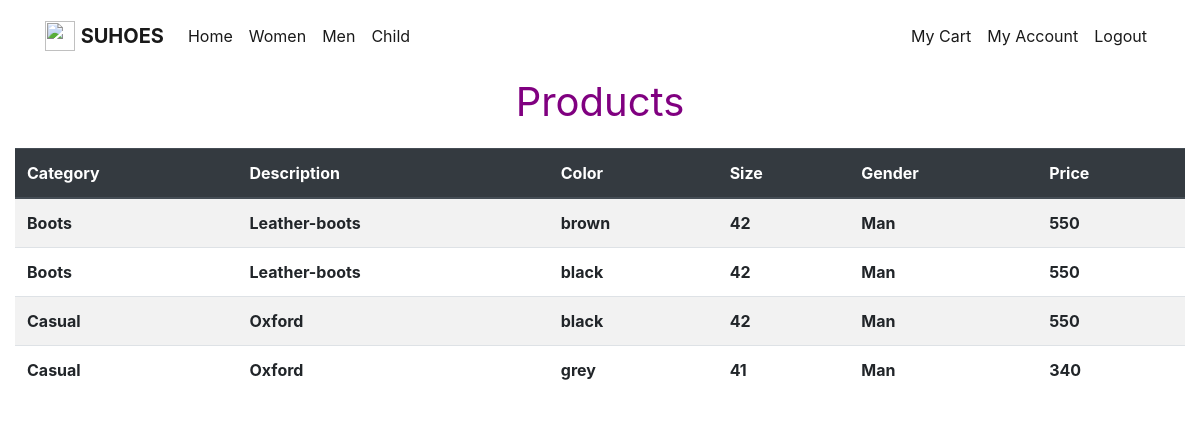
Page /men.php on the committed database.
### tables this page shows
CREATE TABLE `products` (
  `product_id` int(11) NOT NULL,
  `category` char(30) NOT NULL,
  `price` int(11) NOT NULL,
  `description` char(50) NOT NULL,
  `stock` int(11) NOT NULL,
  `color` char(20) NOT NULL,
  `size` int(11) NOT NULL,
  `gender` char(10) NOT NULL
);

### men.php (the view, shortened to what this page needs)
<?php
	 include "config.php";
	?>
<!doctype html>
<html lang="en">
	<head>
		<link rel="stylesheet" href="https://stackpath.bootstrapcdn.com/bootstrap/4.3.1/css/bootstrap.min.css">
	</head>
	<body>
		<nav class="navbar navbar-expand-lg navbar-light dg-light">
			<div class="container">
				<a href="table.php" class="navbar-brand">
					<img src="balloon.png" width="30" height="30" alt="" class="d-inline-block align-top">
					<b> SUHOES</b>
				</a>
				<div class="collapse navbar-collapse" id="navbarNav">
					<ul class="navbar-nav mr-auto" >
						<li class="nav-item active"><a class="nav-link" href="table.php">Home</a></li>
						<li class="nav-item active"><a class="nav-link" href="women.php">Women</a></li>
						<li class="nav-item active"><a class="nav-link" href="#">Men</a></li>
						<li class="nav-item active"><a class="nav-link" href="child.php">Child</a></li>
					</ul>
					<span class="navbar-text">
						<ul  class="navbar-nav mr-auto">
							<li class="nav-item active"><a class="nav-link" href="my_cart.php">My Cart</a></li>
							<li class="nav-item active"><a class="nav-link" href="my_account.php">My Account</a></li>
							<li class="nav-item active"><a class="nav-link" href="logout.php">Logout</a></li>
						</ul>
					</span>
				</div>
			</div>
		</nav>
		<div class="col-lg-12" >
				<p class="lead" style="text-align:center ; color:purple; font-size:40px" ><b>Products</b></p>
				<table class="table table-striped table-hover">
					<thead class="thead-dark">
						<tr>
							<th scope="col" >Category</th>
							<th scope="col" >Description</th>
							<th scope="col" >Color</th>
							<th scope="col" >Size</th>
							<th scope="col" >Gender</th>
							<th scope="col" >Price</th>
						</tr>
					</thead>
					<tbody>
					<?php
						$sql = "SELECT * FROM products p WHERE p.gender = 'Man' and p.stock>0;";
						$result = mysqli_query($db, $sql);
						while($row = mysqli_fetch_assoc($result))
						{
							$my_categ = $row["category"];
							$my_desc = $row["description"];
							$my_color = $row["color"];
							$my_size = $row["size"];
							$my_gender = $row["gender"];
							$my_price= $row["price"];
							echo "<tr>" . "<th>" . $my_categ . "</th>".
								"<th>" . $my_desc . "</th>".
								"<th>" . $my_color . "</th>".
								"<th>" . $my_size . "</th>".
								"<th>" . $my_gender . "</th>".
								"<th>" . $my_price . "</th>" . "</tr>";							;
						}
					?>
					</tbody>
				</table>
		</div>
	</body>
</html>

### rows in the picture
products: category "Boots", description "Leather-boots", color "brown", size "42", gender "Man", price "550"
products: category "Boots", description "Leather-boots", color "black", size "42", gender "Man", price "550"
products: category "Casual", description "Oxford", color "black", size "42", gender "Man", price "550"
products: category "Casual", description "Oxford", color "grey", size "41", gender "Man", price "340"
